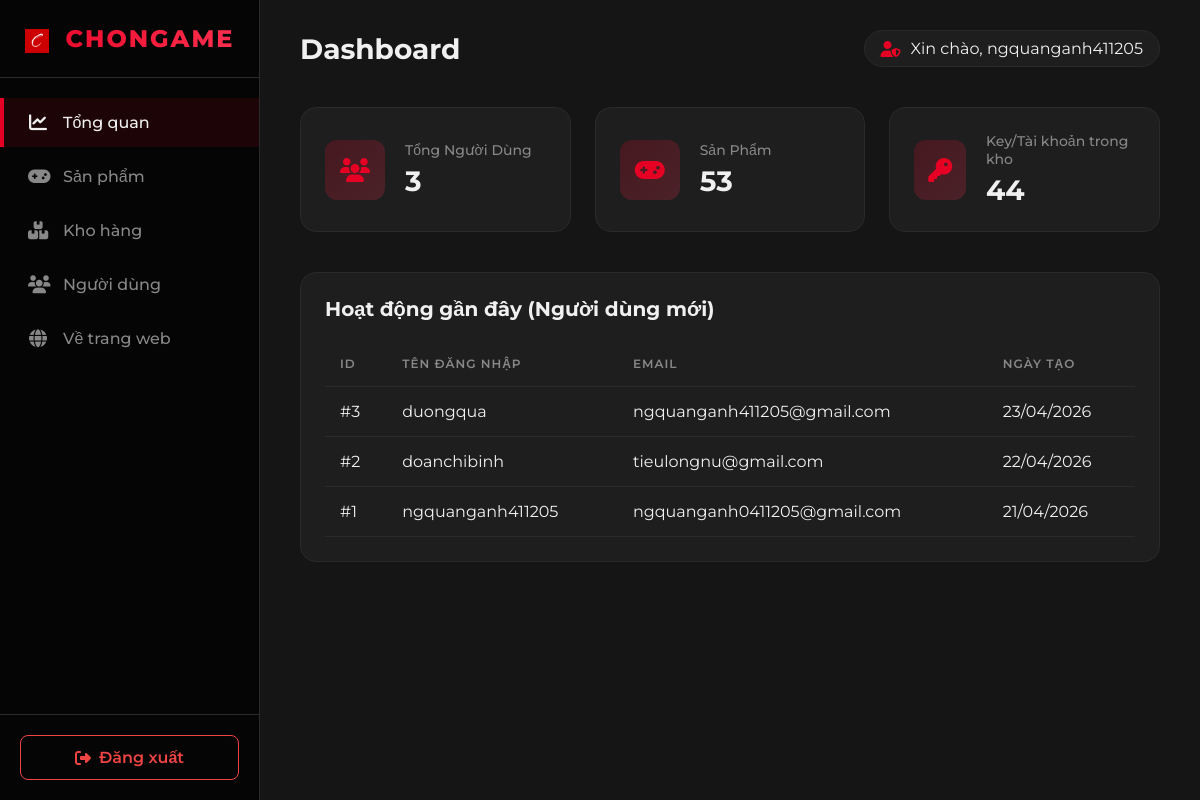
The page /ADMIN_ChonGame/admin_index.php (signed in) on the database its author committed.
### tables this page shows
CREATE TABLE `nguoi_dung` (
  `ma_nguoi_dung` int(11) NOT NULL,
  `ten_dang_nhap` varchar(50) NOT NULL,
  `mat_khau` varchar(255) NOT NULL,
  `email` varchar(100) DEFAULT NULL,
  `so_dien_thoai` varchar(15) DEFAULT NULL,
  `ngay_tao` timestamp NOT NULL DEFAULT current_timestamp(),
  `vai_tro` tinyint(1) DEFAULT 0
);

### ADMIN_ChonGame/admin_index.php (the view, shortened to what this page needs)
<?php
require_once '../pcs_buy/chongamedb.php';
$sql_users = "SELECT COUNT(*) as total FROM nguoi_dung";
$result_users = mysqli_query($conn, $sql_users);
$total_users = mysqli_fetch_assoc($result_users)['total'];
$sql_products = "SELECT COUNT(*) as total FROM san_pham";
$result_products = mysqli_query($conn, $sql_products);
$total_products = mysqli_fetch_assoc($result_products)['total'];
$sql_inventory = "SELECT COUNT(*) as total FROM kho_hang WHERE trang_thai = 'Con Hang'";
$result_inventory = mysqli_query($conn, $sql_inventory);
$total_inventory = mysqli_fetch_assoc($result_inventory)['total'];
include 'admin_header.php';
?>
<div class="dashboard-cards fade-in">
    <div class="card">
        <div class="card-icon">
            <i class="fa-solid fa-users"></i>
        </div>
        <div class="card-info">
            <h3>Tổng Người Dùng</h3>
            <div class="number"><?php echo number_format($total_users); ?></div>
        </div>
    </div>
    <div class="card">
        <div class="card-icon">
            <i class="fa-solid fa-gamepad"></i>
        </div>
        <div class="card-info">
            <h3>Sản Phẩm</h3>
            <div class="number"><?php echo number_format($total_products); ?></div>
        </div>
    </div>
    <div class="card">
        <div class="card-icon">
            <i class="fa-solid fa-key"></i>
        </div>
        <div class="card-info">
            <h3>Key/Tài khoản trong kho</h3>
            <div class="number"><?php echo number_format($total_inventory); ?></div>
        </div>
    </div>
</div>
<div class="table-container fade-in">
    <div class="table-header">
        <h2>Hoạt động gần đây (Người dùng mới)</h2>
    </div>
    <table>
        <thead>
            <tr>
                <th>ID</th>
                <th>Tên Đăng Nhập</th>
                <th>Email</th>
                <th>Ngày Tạo</th>
            </tr>
        </thead>
        <tbody>
            <?php
            $sql_recent_users = "SELECT * FROM nguoi_dung ORDER BY ma_nguoi_dung DESC LIMIT 5";
            $result_recent_users = mysqli_query($conn, $sql_recent_users);
            if(mysqli_num_rows($result_recent_users) > 0) {
                while($row = mysqli_fetch_assoc($result_recent_users)) {
                    echo "<tr>";
                    echo "<td>#".$row['ma_nguoi_dung']."</td>";
                    echo "<td>".$row['ten_dang_nhap']."</td>";
                    echo "<td>".($row['email'] ? $row['email'] : 'Chưa cập nhật')."</td>";
                    echo "<td>".date('d/m/Y', strtotime($row['ngay_tao']))."</td>";
                    echo "</tr>";
                }
            } else {
                echo "<tr><td colspan='4'>Không có dữ liệu</td></tr>";
            }
            ?>
        </tbody>
    </table>
</div>
<?php include 'admin_footer.php'; ?>

### ADMIN_ChonGame/admin_header.php (shortened to what this page needs)
<!DOCTYPE html>
<html lang="vi">
<head>
    <link rel="stylesheet" href="https://cdnjs.cloudflare.com/ajax/libs/font-awesome/6.5.0/css/all.min.css">
    <link rel="stylesheet" href="admin.css">
</head>
<body>
<?php
$current_page = basename($_SERVER['PHP_SELF']);
?>
<div class="admin-sidebar">
    <div class="sidebar-brand">
        <img src="../logo/favicon-32x32.png" alt="Logo" style="width: 24px; vertical-align: middle; margin-right: 8px;">
        CHONGAME
    </div>
    <div class="sidebar-menu">
        <ul>
            <li>
                <a href="admin_index.php" class="<?php echo $current_page == 'admin_index.php' ? 'active' : ''; ?>">
                    <i class="fa-solid fa-chart-line"></i> Tổng quan
                </a>
            </li>
            <li>
                <a href="admin_products.php" class="<?php echo ($current_page == 'admin_products.php' || $current_page == 'admin_product_add.php' || $current_page == 'admin_product_edit.php') ? 'active' : ''; ?>">
                    <i class="fa-solid fa-gamepad"></i> Sản phẩm
                </a>
            </li>
            <li>
                <a href="admin_inventory.php" class="<?php echo $current_page == 'admin_inventory.php' ? 'active' : ''; ?>">
                    <i class="fa-solid fa-boxes-stacked"></i> Kho hàng
                </a>
            </li>
            <li>
                <a href="admin_users.php" class="<?php echo $current_page == 'admin_users.php' ? 'active' : ''; ?>">
                    <i class="fa-solid fa-users"></i> Người dùng
                </a>
            </li>
            <li>
                <a href="../home_page/index.php" target="_blank" rel="noopener noreferrer">
                    <i class="fa-solid fa-globe"></i> Về trang web
                </a>
            </li>
        </ul>
    </div>
    <div class="sidebar-footer">
        <a href="logout.php" class="btn-logout">
            <i class="fa-solid fa-right-from-bracket"></i> Đăng xuất
        </a>
    </div>
</div>
<div class="admin-main">
    <div class="top-header fade-in">
        <h1>Dashboard</h1>
        <div class="user-info">
            <i class="fa-solid fa-user-shield"></i>
            <span>Xin chào, <?php echo isset($_SESSION['user']) ? $_SESSION['user'] : 'Admin'; ?></span>
        </div>
    </div>

### ADMIN_ChonGame/admin_footer.php
</div>
</body>
</html>

### ADMIN_ChonGame/admin.css (style rules this page uses)
:root { --bg-main: #151515; --bg-sidebar: #050505; --bg-card: #1e1e1e; --text-main: #f0f0f0; --text-muted: #888888; --accent: #e60023; --accent-hover: #ff3352; --danger: #ef4444; --danger-hover: #dc2626; --success: #10b981; --border-color: #2a2a2a; }
* { margin: 0; padding: 0; box-sizing: border-box; font-family: 'Montserrat', sans-serif; }
body { background-color: var(--bg-main); color: var(--text-main); display: flex; min-height: 100vh; overflow-x: hidden; }
.admin-sidebar { width: 260px; background-color: var(--bg-sidebar); border-right: 1px solid var(--border-color); display: flex; flex-direction: column; position: fixed; height: 100vh; transition: all 0.3s ease; z-index: 100; }
.sidebar-brand { padding: 24px; font-size: 24px; font-weight: 800; text-transform: uppercase; letter-spacing: 2px; color: #fff; border-bottom: 1px solid var(--border-color); text-align: center; background: linear-gradient(90deg, #e60023, #ff3352); -webkit-background-clip: text; -webkit-text-fill-color: transparent; }
.sidebar-menu { padding: 20px 0; flex: 1; }
.sidebar-menu ul { list-style: none; }
.sidebar-menu li { margin-bottom: 5px; }
.sidebar-menu a { display: flex; align-items: center; padding: 15px 24px; color: var(--text-muted); text-decoration: none; font-weight: 500; transition: all 0.3s ease; border-left: 4px solid transparent; }
.sidebar-menu a i { margin-right: 15px; font-size: 18px; width: 20px; text-align: center; }
.sidebar-menu a:hover, .sidebar-menu a.active { background-color: rgba(230, 0, 35, 0.1); color: var(--text-main); border-left: 4px solid var(--accent); }
.sidebar-footer { padding: 20px; border-top: 1px solid var(--border-color); }
.btn-logout { display: flex; align-items: center; justify-content: center; width: 100%; padding: 12px; background-color: transparent; color: var(--danger); border: 1px solid var(--danger); border-radius: 8px; text-decoration: none; font-weight: 600; transition: all 0.3s ease; }
.btn-logout i { margin-right: 8px; }
.admin-main { flex: 1; margin-left: 260px; padding: 30px 40px; }
.top-header { display: flex; justify-content: space-between; align-items: center; margin-bottom: 40px; }
.top-header h1 { font-size: 28px; font-weight: 700; }
.user-info { display: flex; align-items: center; background-color: var(--bg-card); padding: 8px 16px; border-radius: 20px; border: 1px solid var(--border-color); }
.user-info i { margin-right: 10px; color: var(--accent); }
.dashboard-cards { display: grid; grid-template-columns: repeat(auto-fit, minmax(250px, 1fr)); gap: 24px; margin-bottom: 40px; }
.card { background-color: var(--bg-card); padding: 24px; border-radius: 16px; border: 1px solid var(--border-color); display: flex; align-items: center; transition: transform 0.3s ease, box-shadow 0.3s ease; }
.card-icon { width: 60px; height: 60px; border-radius: 12px; background: linear-gradient(135deg, rgba(230, 0, 35, 0.2), rgba(255, 51, 82, 0.2)); color: var(--accent); display: flex; justify-content: center; align-items: center; font-size: 24px; margin-right: 20px; }
.card-info h3 { font-size: 14px; color: var(--text-muted); font-weight: 500; margin-bottom: 5px; }
.card-info .number { font-size: 28px; font-weight: 700; color: var(--text-main); }
.table-container { background-color: var(--bg-card); border-radius: 16px; border: 1px solid var(--border-color); padding: 24px; overflow-x: auto; }
.table-header { display: flex; justify-content: space-between; align-items: center; margin-bottom: 20px; }
.table-header h2 { font-size: 20px; }
table { width: 100%; border-collapse: collapse; }
table th, table td { padding: 15px; text-align: left; border-bottom: 1px solid var(--border-color); }
table th { color: var(--text-muted); font-weight: 600; text-transform: uppercase; font-size: 12px; letter-spacing: 1px; }
.fade-in { animation: fadeIn 0.4s ease forwards; }

### rows shown on the page
nguoi_dung: ma_nguoi_dung "3", ten_dang_nhap "duongqua", email "ngquanganh411205@gmail.com", ngay_tao "23/04/2026"
nguoi_dung: ma_nguoi_dung "2", ten_dang_nhap "doanchibinh", email "tieulongnu@gmail.com", ngay_tao "22/04/2026"
nguoi_dung: ma_nguoi_dung "1", ten_dang_nhap "ngquanganh411205", email "ngquanganh0411205@gmail.com", ngay_tao "21/04/2026"

### other values the page prints
$_SESSION['user'] "ngquanganh411205"
$total_users "3"
$total_products "53"
$total_inventory "44"
